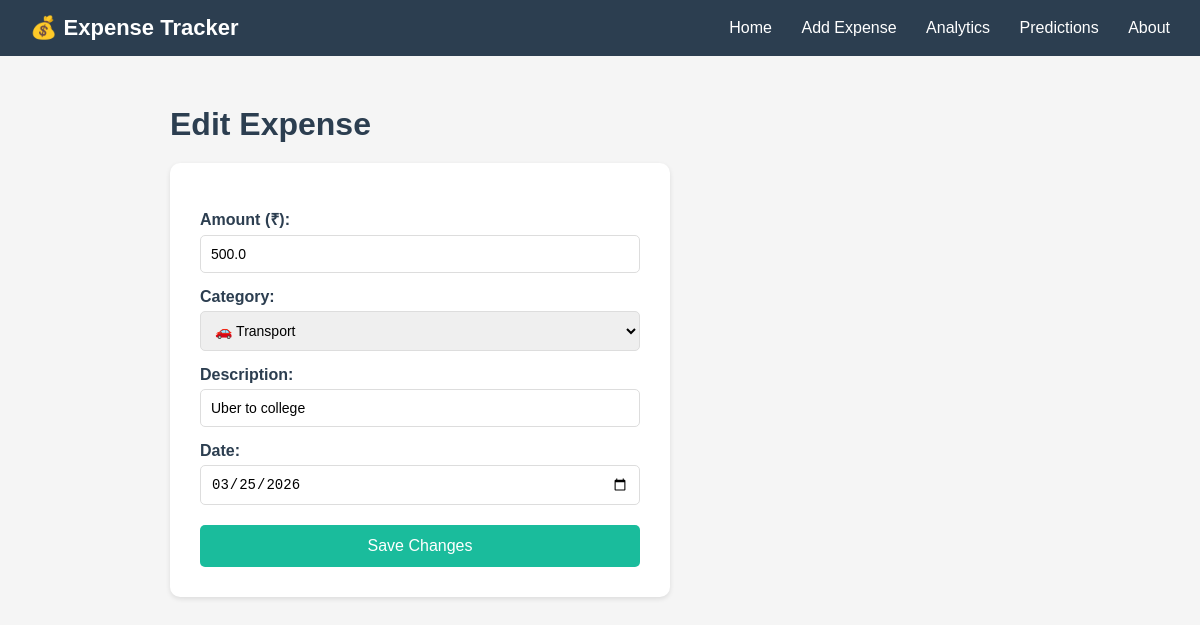
The page /edit/3 on the database its author committed.
### tables this page shows
CREATE TABLE expenses(
            id INTEGER PRIMARY KEY AUTOINCREMENT,
            amount REAL NOT NULL,
            category TEXT NOT NULL,
            description TEXT,
            date TEXT NOT NULL
        );

### app.py (the view, shortened to what this page needs)
@app.route('/edit/<int:id>', methods=['GET', 'POST'])
def edit(id):
    conn = get_db_connection()
    expense = conn.execute(
        'SELECT * FROM expenses WHERE id = ?', (id,)
    ).fetchone()
    conn.close()
    return render_template('edit.html', expense = expense)

### app.py (called while the page is built)
def get_db_connection():
    conn = sqlite3.connect('expenses.db')
    conn.row_factory = sqlite3.Row
    return conn

### templates/edit.html (shortened to what this page needs)
{% extends 'base.html' %}
{% block content %}
    <h1>Edit Expense</h1>
    <form method="POST" action="/edit/{{ expense['id'] }}">
        <label for="amount">Amount (₹):</label>
        <input type="number" id="amount" name="amount"
               value="{{ expense['amount'] }}" required>
        <label for="category">Category:</label>
        <select id="category" name="category" required>
            <option value="Transport" {% if expense['category'] == 'Transport' %}selected{% endif %}>🚗 Transport</option>
        </select>
        <label for="description">Description:</label>
        <input type="text" id="description" name="description"
               value="{{ expense['description'] }}" >
        <label for="date">Date:</label>
        <input type="date" id="date" name="date"
               value="{{ expense['date'] }}" required>
        <button type="submit">Save Changes</button>
    </form>
{% endblock %}

### static/style.css (style rules this page uses)
* { margin: 0; padding: 0; box-sizing: border-box; }
body { font-family: Arial, sans-serif; background-color: #f5f5f5; color: #333; }
h1 { color: #2c3e50; margin-bottom: 20px; }
form { background: white; padding: 30px; border-radius: 10px; box-shadow: 0 2px 5px rgba(0,0,0,0.1); max-width: 500px; }
label { display: block; margin-top: 15px; margin-bottom: 5px; font-weight: bold; color: #2c3e50; }
input, select { width: 100%; padding: 10px; border: 1px solid #ddd; border-radius: 5px; font-size: 14px; }
button { margin-top: 20px; padding: 12px 30px; background-color: #1abc9c; color: white; border: none; border-radius: 5px; font-size: 16px; cursor: pointer; width: 100%; }

### rows shown on the page
expenses: amount "500.0", category "🚗 Transport", description "Uber to college", date "03/25/2026"
